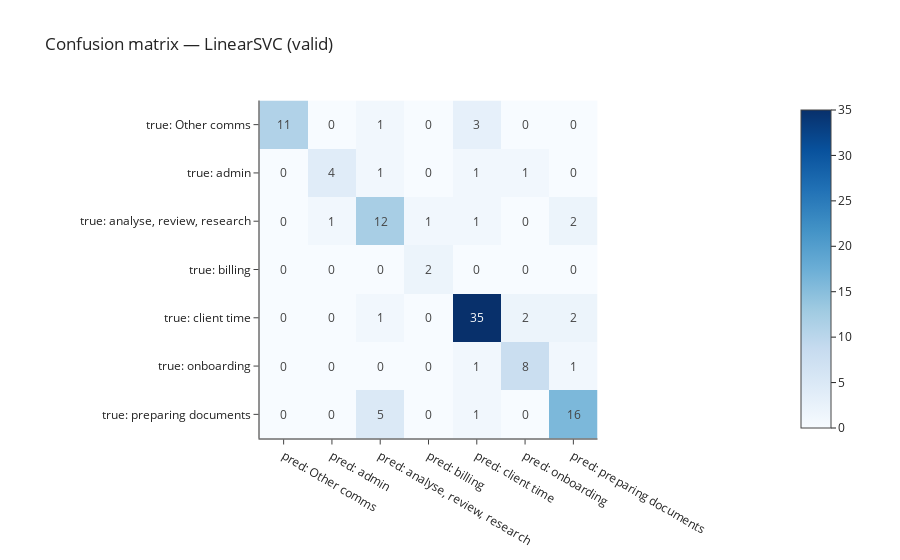

The cell this chart's notebook holds for it:
### Markdown cell above
What we’ll decide after this:

If SVC beats LR (Macro-F1/Acc and fewer docs↔review confusions), we’ll keep SVC as the champion, save the full pipeline with joblib, and move to the app + unlabelled scoring.

If not, we’ll keep LR and optionally tune a tiny domain stopword list (e.g., “email”, “meeting”, “update”) to reduce Other comms → client time noise.

Run this, send the two numbers (Acc, Macro-F1) + top pairs, and we’ll lock the winner before any next step.

### Code cell
# Model B — LinearSVC (calibrated) with the SAME preproc (word+char+num)

from sklearn.svm import LinearSVC
from sklearn.calibration import CalibratedClassifierCV
from sklearn.pipeline import Pipeline
from sklearn.metrics import accuracy_score, f1_score, classification_report
import pandas as pd
from sklearn.metrics import confusion_matrix
import plotly.express as px

svc_base = LinearSVC(class_weight="balanced")
svc_cal  = CalibratedClassifierCV(svc_base, method="sigmoid", cv=5)

pipe_svc = Pipeline([("pre", preproc), ("clf", svc_cal)])
pipe_svc.fit(X_tr, y_tr)

yp_svc = pipe_svc.predict(X_va)

print("LinearSVC — Accuracy:", round(accuracy_score(y_va, yp_svc), 3))
print("LinearSVC — Macro F1:", round(f1_score(y_va, yp_svc, average="macro"), 3))
print("\n", classification_report(y_va, yp_svc, zero_division=0))

pairs_svc = (pd.DataFrame({"true": y_va, "pred": yp_svc})
               .value_counts().reset_index(name="rows")
               .sort_values("rows", ascending=False))
display(pairs_svc.head(8))

labels = list(pipe_svc.classes_)
cm = confusion_matrix(y_va, yp_svc, labels=labels)
cm_df = pd.DataFrame(cm, index=[f"true: {c}" for c in labels],
                        columns=[f"pred: {c}" for c in labels])
fig = px.imshow(cm_df, text_auto=True, color_continuous_scale="Blues",
                title="Confusion matrix — LinearSVC (valid)")
fig.update_layout(template="simple_white")
fig.show()

### Figure 1 — Plotly figure (JSON) as saved in the notebook; plotly's stock layout.template omitted (floating-point values rounded to 4 significant figures)
{"data": [{"coloraxis": "coloraxis", "hovertemplate": "x: %{x}<br>y: %{y}<br>color: %{z}<extra></extra>", "name": "0", "texttemplate": "%{z}", "type": "heatmap", "x": ["pred: Other comms", "pred: admin", "pred: analyse, review, research", "pred: billing", "pred: client time", "pred: onboarding", "pred: preparing documents"], "xaxis": "x", "y": ["true: Other comms", "true: admin", "true: analyse, review, research", "true: billing", "true: client time", "true: onboarding", "true: preparing documents"], "yaxis": "y", "z": [[11, 0, 1, 0, 3, 0, 0], [0, 4, 1, 0, 1, 1, 0], [0, 1, 12, 1, 1, 0, 2], [0, 0, 0, 2, 0, 0, 0], [0, 0, 1, 0, 35, 2, 2], [0, 0, 0, 0, 1, 8, 1], [0, 0, 5, 0, 1, 0, 16]]}], "layout": {"coloraxis": {"colorscale": [[0, "rgb(247,251,255)"], [0.125, "rgb(222,235,247)"], [0.25, "rgb(198,219,239)"], [0.375, "rgb(158,202,225)"], [0.5, "rgb(107,174,214)"], [0.625, "rgb(66,146,198)"], [0.75, "rgb(33,113,181)"], [0.875, "rgb(8,81,156)"], [1, "rgb(8,48,107)"]]}, "title": {"text": "Confusion matrix — LinearSVC (valid)"}, "xaxis": {"anchor": "y", "constrain": "domain", "domain": [0, 1], "scaleanchor": "y"}, "yaxis": {"anchor": "x", "autorange": "reversed", "constrain": "domain", "domain": [0, 1]}}}
